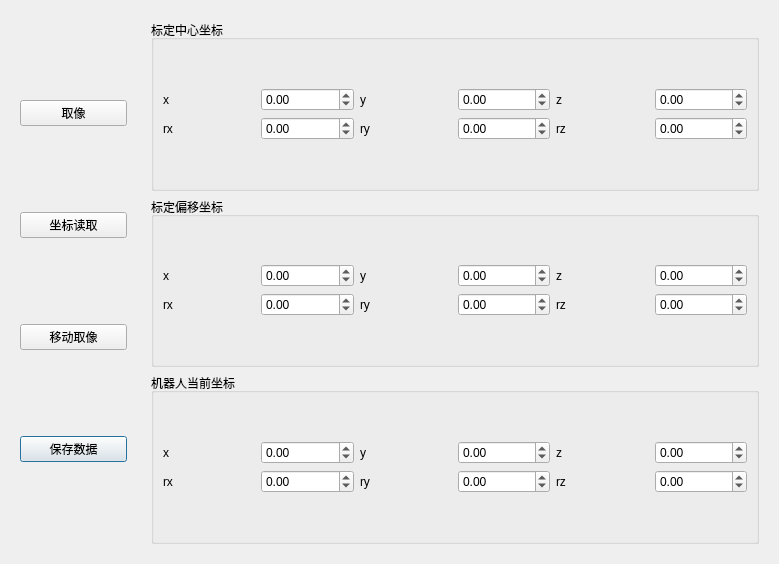
<?xml version="1.0" encoding="UTF-8"?>
<ui version="4.0">
 <class>DialogRobotAcq</class>
 <widget class="QDialog" name="DialogRobotAcq">
  <property name="geometry">
   <rect>
    <x>0</x>
    <y>0</y>
    <width>779</width>
    <height>564</height>
   </rect>
  </property>
  <property name="windowTitle">
   <string>Dialog</string>
  </property>
  <layout class="QGridLayout" name="gridLayout_8">
   <item row="0" column="0">
    <layout class="QGridLayout" name="gridLayout_7" columnstretch="1,5">
     <item row="0" column="0">
      <widget class="QWidget" name="widget" native="true">
       <layout class="QGridLayout" name="gridLayout_9">
        <item row="3" column="0">
         <widget class="QPushButton" name="pushButton_save_data">
          <property name="text">
           <string>保存数据</string>
          </property>
         </widget>
        </item>
        <item row="0" column="0">
         <widget class="QPushButton" name="pushButton_acq">
          <property name="text">
           <string>取像</string>
          </property>
         </widget>
        </item>
        <item row="2" column="0">
         <widget class="QPushButton" name="pushButton_move_and_acq">
          <property name="text">
           <string>移动取像</string>
          </property>
         </widget>
        </item>
        <item row="1" column="0">
         <widget class="QPushButton" name="pushButton_read_coordinates">
          <property name="text">
           <string>坐标读取</string>
          </property>
         </widget>
        </item>
       </layout>
      </widget>
     </item>
     <item row="0" column="1">
      <widget class="QWidget" name="widget_2" native="true">
       <layout class="QGridLayout" name="gridLayout_10">
        <item row="0" column="0">
         <widget class="QGroupBox" name="groupBox">
          <property name="title">
           <string>标定中心坐标</string>
          </property>
          <layout class="QGridLayout" name="gridLayout_2">
           <item row="0" column="0">
            <layout class="QGridLayout" name="gridLayout">
             <item row="0" column="0">
              <widget class="QLabel" name="label">
               <property name="text">
                <string>x</string>
               </property>
              </widget>
             </item>
             <item row="0" column="1">
              <widget class="QDoubleSpinBox" name="doubleSpinBox_calib_centerX">
               <property name="minimum">
                <double>-99999.000000000000000</double>
               </property>
               <property name="maximum">
                <double>99999.000000000000000</double>
               </property>
              </widget>
             </item>
             <item row="0" column="2">
              <widget class="QLabel" name="label_2">
               <property name="text">
                <string>y</string>
               </property>
              </widget>
             </item>
             <item row="0" column="3">
              <widget class="QDoubleSpinBox" name="doubleSpinBox_calib_centerY">
               <property name="minimum">
                <double>-99999.000000000000000</double>
               </property>
               <property name="maximum">
                <double>99999.000000000000000</double>
               </property>
              </widget>
             </item>
             <item row="0" column="4">
              <widget class="QLabel" name="label_3">
               <property name="text">
                <string>z</string>
               </property>
              </widget>
             </item>
             <item row="0" column="5">
              <widget class="QDoubleSpinBox" name="doubleSpinBox_calib_centerZ">
               <property name="minimum">
                <double>-99999.000000000000000</double>
               </property>
               <property name="maximum">
                <double>99999.000000000000000</double>
               </property>
              </widget>
             </item>
             <item row="1" column="0">
              <widget class="QLabel" name="label_4">
               <property name="text">
                <string>rx</string>
               </property>
              </widget>
             </item>
             <item row="1" column="1">
              <widget class="QDoubleSpinBox" name="doubleSpinBox_calib_centerRX">
               <property name="minimum">
                <double>-360.000000000000000</double>
               </property>
               <property name="maximum">
                <double>360.000000000000000</double>
               </property>
              </widget>
             </item>
             <item row="1" column="2">
              <widget class="QLabel" name="label_5">
               <property name="text">
                <string>ry</string>
               </property>
              </widget>
             </item>
             <item row="1" column="3">
              <widget class="QDoubleSpinBox" name="doubleSpinBox_calib_centerRY">
               <property name="minimum">
                <double>-360.000000000000000</double>
               </property>
               <property name="maximum">
                <double>360.000000000000000</double>
               </property>
              </widget>
             </item>
             <item row="1" column="4">
              <widget class="QLabel" name="label_6">
               <property name="text">
                <string>rz</string>
               </property>
              </widget>
             </item>
             <item row="1" column="5">
              <widget class="QDoubleSpinBox" name="doubleSpinBox_calib_centerRZ">
               <property name="minimum">
                <double>-360.000000000000000</double>
               </property>
               <property name="maximum">
                <double>360.000000000000000</double>
               </property>
              </widget>
             </item>
            </layout>
           </item>
          </layout>
         </widget>
        </item>
        <item row="1" column="0">
         <widget class="QGroupBox" name="groupBox_2">
          <property name="title">
           <string>标定偏移坐标</string>
          </property>
          <layout class="QGridLayout" name="gridLayout_3">
           <item row="0" column="0">
            <layout class="QGridLayout" name="gridLayout_4">
             <item row="0" column="0">
              <widget class="QLabel" name="label_7">
               <property name="text">
                <string>x</string>
               </property>
              </widget>
             </item>
             <item row="0" column="1">
              <widget class="QDoubleSpinBox" name="doubleSpinBox_calib_moveX">
               <property name="minimum">
                <double>-99999.000000000000000</double>
               </property>
               <property name="maximum">
                <double>99999.000000000000000</double>
               </property>
              </widget>
             </item>
             <item row="0" column="2">
              <widget class="QLabel" name="label_8">
               <property name="text">
                <string>y</string>
               </property>
              </widget>
             </item>
             <item row="0" column="3">
              <widget class="QDoubleSpinBox" name="doubleSpinBox_calib_moveY">
               <property name="minimum">
                <double>-99999.000000000000000</double>
               </property>
               <property name="maximum">
                <double>99999.000000000000000</double>
               </property>
              </widget>
             </item>
             <item row="0" column="4">
              <widget class="QLabel" name="label_9">
               <property name="text">
                <string>z</string>
               </property>
              </widget>
             </item>
             <item row="0" column="5">
              <widget class="QDoubleSpinBox" name="doubleSpinBox_calib_moveZ">
               <property name="minimum">
                <double>-99999.000000000000000</double>
               </property>
               <property name="maximum">
                <double>99999.000000000000000</double>
               </property>
              </widget>
             </item>
             <item row="1" column="0">
              <widget class="QLabel" name="label_10">
               <property name="text">
                <string>rx</string>
               </property>
              </widget>
             </item>
             <item row="1" column="1">
              <widget class="QDoubleSpinBox" name="doubleSpinBox_calib_moveRX">
               <property name="minimum">
                <double>-360.000000000000000</double>
               </property>
               <property name="maximum">
                <double>360.000000000000000</double>
               </property>
              </widget>
             </item>
             <item row="1" column="2">
              <widget class="QLabel" name="label_11">
               <property name="text">
                <string>ry</string>
               </property>
              </widget>
             </item>
             <item row="1" column="3">
              <widget class="QDoubleSpinBox" name="doubleSpinBox_calib_moveRY">
               <property name="minimum">
                <double>-360.000000000000000</double>
               </property>
               <property name="maximum">
                <double>360.000000000000000</double>
               </property>
              </widget>
             </item>
             <item row="1" column="4">
              <widget class="QLabel" name="label_12">
               <property name="text">
                <string>rz</string>
               </property>
              </widget>
             </item>
             <item row="1" column="5">
              <widget class="QDoubleSpinBox" name="doubleSpinBox_calib_moveRZ">
               <property name="minimum">
                <double>-360.000000000000000</double>
               </property>
               <property name="maximum">
                <double>360.000000000000000</double>
               </property>
              </widget>
             </item>
            </layout>
           </item>
          </layout>
         </widget>
        </item>
        <item row="2" column="0">
         <widget class="QGroupBox" name="groupBox_3">
          <property name="title">
           <string>机器人当前坐标</string>
          </property>
          <layout class="QGridLayout" name="gridLayout_5">
           <item row="0" column="0">
            <layout class="QGridLayout" name="gridLayout_6">
             <item row="0" column="0">
              <widget class="QLabel" name="label_13">
               <property name="text">
                <string>x</string>
               </property>
              </widget>
             </item>
             <item row="0" column="1">
              <widget class="QDoubleSpinBox" name="doubleSpinBox_calib_robotX">
               <property name="minimum">
                <double>-99999.000000000000000</double>
               </property>
               <property name="maximum">
                <double>99999.000000000000000</double>
               </property>
              </widget>
             </item>
             <item row="0" column="2">
              <widget class="QLabel" name="label_14">
               <property name="text">
                <string>y</string>
               </property>
              </widget>
             </item>
             <item row="0" column="3">
              <widget class="QDoubleSpinBox" name="doubleSpinBox_calib_robotY">
               <property name="minimum">
                <double>-99999.000000000000000</double>
               </property>
               <property name="maximum">
                <double>99999.000000000000000</double>
               </property>
              </widget>
             </item>
             <item row="0" column="4">
              <widget class="QLabel" name="label_15">
               <property name="text">
                <string>z</string>
               </property>
              </widget>
             </item>
             <item row="0" column="5">
              <widget class="QDoubleSpinBox" name="doubleSpinBox_calib_robotZ">
               <property name="minimum">
                <double>-99999.000000000000000</double>
               </property>
               <property name="maximum">
                <double>99999.000000000000000</double>
               </property>
              </widget>
             </item>
             <item row="1" column="0">
              <widget class="QLabel" name="label_16">
               <property name="text">
                <string>rx</string>
               </property>
              </widget>
             </item>
             <item row="1" column="1">
              <widget class="QDoubleSpinBox" name="doubleSpinBox_calib_robotRX">
               <property name="minimum">
                <double>-360.000000000000000</double>
               </property>
               <property name="maximum">
                <double>360.000000000000000</double>
               </property>
              </widget>
             </item>
             <item row="1" column="2">
              <widget class="QLabel" name="label_17">
               <property name="text">
                <string>ry</string>
               </property>
              </widget>
             </item>
             <item row="1" column="3">
              <widget class="QDoubleSpinBox" name="doubleSpinBox_calib_robotRY">
               <property name="minimum">
                <double>-360.000000000000000</double>
               </property>
               <property name="maximum">
                <double>360.000000000000000</double>
               </property>
              </widget>
             </item>
             <item row="1" column="4">
              <widget class="QLabel" name="label_18">
               <property name="text">
                <string>rz</string>
               </property>
              </widget>
             </item>
             <item row="1" column="5">
              <widget class="QDoubleSpinBox" name="doubleSpinBox_calib_robotRZ">
               <property name="minimum">
                <double>-360.000000000000000</double>
               </property>
               <property name="maximum">
                <double>360.000000000000000</double>
               </property>
              </widget>
             </item>
            </layout>
           </item>
          </layout>
         </widget>
        </item>
       </layout>
      </widget>
     </item>
    </layout>
   </item>
  </layout>
 </widget>
 <resources/>
 <connections/>
</ui>
